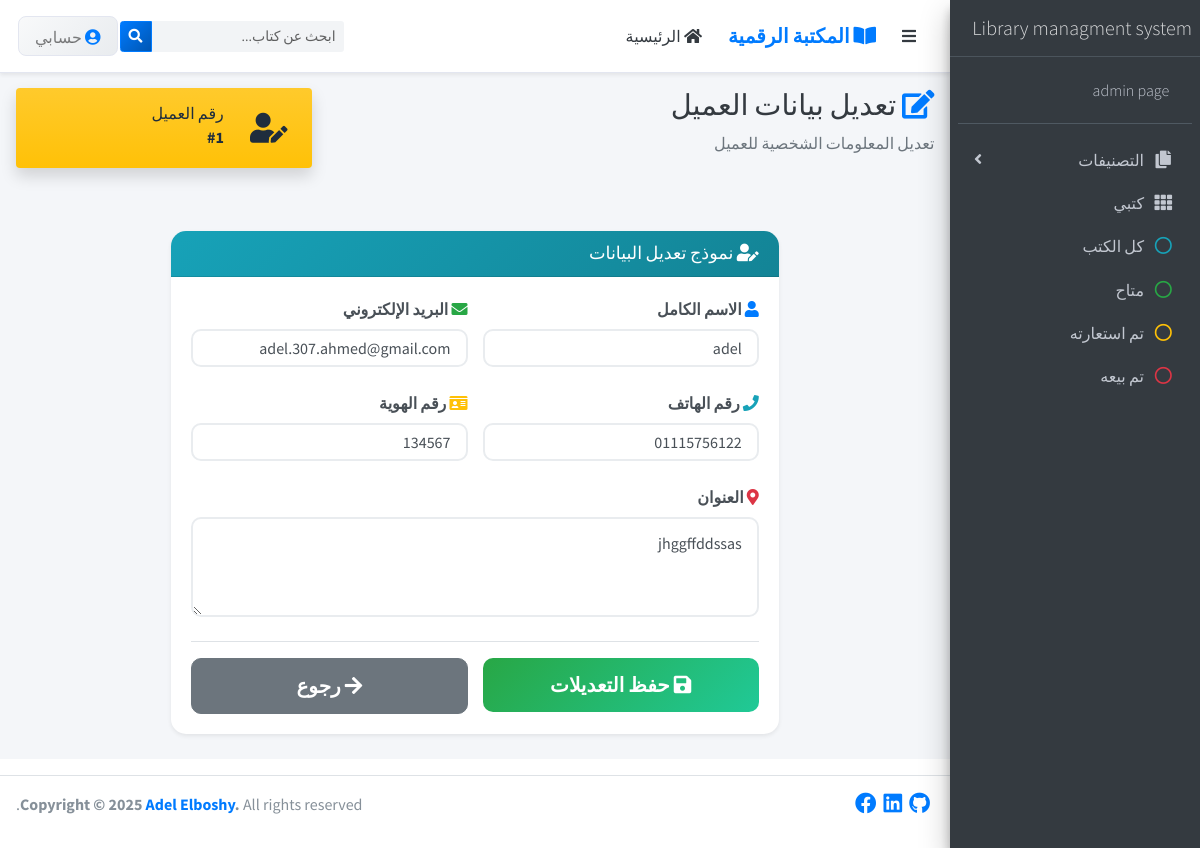
Screenshot of /clint/1/edit/ with the database file from the repository.
### clint/models.py (models this page shows, shortened)
class Customer(models.Model):
    name = models.CharField(max_length=100, verbose_name="الاسم الكامل")
    email = models.EmailField(unique=True, verbose_name="البريد الإلكتروني")
    phone = models.CharField(max_length=15, verbose_name="رقم الهاتف")
    address = models.TextField(verbose_name="العنوان")
    national_id = models.CharField(max_length=20, unique=True, verbose_name="رقم الهوية الوطنية")
    date_of_birth = models.DateField(blank=True, null=True, verbose_name="تاريخ الميلاد")
    occupation = models.CharField(max_length=100, blank=True, null=True, verbose_name="المهنة")
    created_at = models.DateTimeField(auto_now_add=True, verbose_name="تاريخ التسجيل")
    updated_at = models.DateTimeField(auto_now=True, verbose_name="تاريخ التحديث")
    class Meta:
        verbose_name = "عميل"
        verbose_name_plural = "العملاء"
        ordering = ['-created_at']
        indexes = [
            models.Index(fields=['name']),
            models.Index(fields=['email']),
            models.Index(fields=['phone']),
        ]

### clint/views.py (the view)
# urls.py: path('/<int:customer_id>/edit/', views.edit_customer, name='edit_customer'),
def edit_customer(request, customer_id):
    customer = get_object_or_404(Customer, id=customer_id)
    if request.method == 'POST':
        form = CustomerForm(request.POST, instance=customer)
        if form.is_valid():
            form.save()
            messages.success(request, 'تم تحديث بيانات العميل بنجاح')
            return redirect('customer_profile', customer_id=customer.id)
    else:
        form = CustomerForm(instance=customer)
    return render(request, 'edit_customer.html', {
        'form': form,
        'customer': customer
    })

### clint/forms.py
class CustomerForm(forms.ModelForm):
    class Meta:
        model = Customer
        fields = ['name', 'email', 'phone', 'address', 'national_id']
        widgets = {
            'name': forms.TextInput(attrs={
                'class': 'form-control',
                'placeholder': 'اسم العميل الكامل'
            }),
            'email': forms.EmailInput(attrs={
                'class': 'form-control',
                'placeholder': 'البريد الإلكتروني'
            }),
            'phone': forms.TextInput(attrs={
                'class': 'form-control',
                'placeholder': 'رقم الهاتف'
            }),
            'address': forms.Textarea(attrs={
                'class': 'form-control',
                'placeholder': 'العنوان',
                'rows': 3
            }),
            'national_id': forms.TextInput(attrs={
                'class': 'form-control',
                'placeholder': 'رقم الهوية الوطنية'
            }),
        }
        labels = {
            'name': 'الاسم الكامل',
            'email': 'البريد الإلكتروني',
            'phone': 'رقم الهاتف',
            'address': 'العنوان',
            'national_id': 'رقم الهوية',
        }

### clint/templates/edit_customer.html (shortened to what this page needs)
{% extends 'base.html' %}
{% load static %}
{% block content %}
<div class="wrapper" style="direction: rtl;">
    <div class="content-wrapper">
        <div class="content-header mb-4">
            <div class="container-fluid">
                <div class="row mb-2">
                    <div class="col-sm-8">
                        <h1 class="m-0 text-dark">
                            <i class="fas fa-edit text-primary me-2"></i>
                            تعديل بيانات العميل
                        </h1>
                        <p class="text-muted mt-2">تعديل المعلومات الشخصية للعميل</p>
                    </div>
                    <div class="col-sm-4">
                        <div class="info-box bg-gradient-warning shadow">
                            <span class="info-box-icon"><i class="fas fa-user-edit"></i></span>
                            <div class="info-box-content">
                                <span class="info-box-text">رقم العميل</span>
                                <span class="info-box-number">#{{ customer.id }}</span>
                            </div>
                        </div>
                    </div>
                </div>
            </div>
        </div>
        <div class="content">
            <div class="container-fluid">
                <div class="row">
                    <div class="col-lg-8 mx-auto">
                        <div class="card card-primary shadow-sm">
                            <div class="card-header bg-gradient-info text-white">
                                <h3 class="card-title mb-0">
                                    <i class="fas fa-user-edit me-2"></i>
                                    نموذج تعديل البيانات
                                </h3>
                            </div>
                            <div class="card-body">
                                <form method="post" novalidate>
                                    <div class="row">
                                        <div class="col-md-6">
                                            <div class="form-group mb-4">
                                                <label for="{{ form.name.id_for_label }}" class="form-label">
                                                    <i class="fas fa-user text-primary me-2"></i>
                                                    {{ form.name.label }}
                                                </label>
                                                {{ form.name }}
                                            </div>
                                        </div>
                                        <div class="col-md-6">
                                            <div class="form-group mb-4">
                                                <label for="{{ form.email.id_for_label }}" class="form-label">
                                                    <i class="fas fa-envelope text-success me-2"></i>
                                                    {{ form.email.label }}
                                                </label>
                                                {{ form.email }}
                                            </div>
                                        </div>
                                    </div>
                                    <div class="row">
                                        <div class="col-md-6">
                                            <div class="form-group mb-4">
                                                <label for="{{ form.phone.id_for_label }}" class="form-label">
                                                    <i class="fas fa-phone text-info me-2"></i>
                                                    {{ form.phone.label }}
                                                </label>
                                                {{ form.phone }}
                                            </div>
                                        </div>
                                        <div class="col-md-6">
                                            <div class="form-group mb-4">
                                                <label for="{{ form.national_id.id_for_label }}" class="form-label">
                                                    <i class="fas fa-id-card text-warning me-2"></i>
                                                    {{ form.national_id.label }}
                                                </label>
                                                {{ form.national_id }}
                                            </div>
                                        </div>
                                    </div>
                                    <div class="form-group mb-4">
                                        <label for="{{ form.address.id_for_label }}" class="form-label">
                                            <i class="fas fa-map-marker-alt text-danger me-2"></i>
                                            {{ form.address.label }}
                                        </label>
                                        {{ form.address }}
                                    </div>
                                    <div class="form-actions mt-4 pt-3 border-top">
                                        <div class="row">
                                            <div class="col-md-6">
                                                <button type="submit" class="btn btn-success btn-lg w-100">
                                                    <i class="fas fa-save me-2"></i>
                                                    حفظ التعديلات
                                                </button>
                                            </div>
                                            <div class="col-md-6">
                                                <a href="{% url 'customer_profile' customer.id %}"
                                                   class="btn btn-secondary btn-lg w-100">
                                                    <i class="fas fa-arrow-right me-2"></i>
                                                    رجوع
                                                </a>
                                            </div>
                                        </div>
                                    </div>
                                </form>
                            </div>
                        </div>
                    </div>
                </div>
            </div>
        </div>
    </div>
</div>
{% endblock %}

### templates/base.html (style rules this page uses)
:root { writing-mode: horizontal-tb; direction: rtl; text-orientation: mixed; }
html { writing-mode: horizontal-tb; direction: rtl; }
body { writing-mode: horizontal-tb; direction: rtl; text-align: right; }
.btn-lg { border-radius: 12px; font-weight: 600; transition: all 0.3s ease; }
.btn-success { background: linear-gradient(135deg, #28a745 0%, #20c997 100%); border: none; }
.bg-gradient-info { background: linear-gradient(135deg, #17a2b8 0%, #138496 100%) !important; }
.shadow-sm { box-shadow: 0 0.125rem 0.25rem rgba(0, 0, 0, 0.075) !important; }

### clint/templates/edit_customer.html (style rules this page uses)
.form-group { margin-bottom: 1.5rem; }
.form-label { font-weight: 600; margin-bottom: 0.5rem; color: #495057; }
.form-control { border-radius: 10px; padding: 12px 15px; border: 2px solid #e9ecef; transition: all 0.3s ease; }
.btn-lg { border-radius: 10px; padding: 12px 30px; font-weight: 600; }
.card { border-radius: 15px; overflow: hidden; }

### rows the page displays
Customer: id "1", name "adel", email "adel.307.ahmed@gmail.com", phone "01115756122", national_id "134567", address "jhggffddssas"
